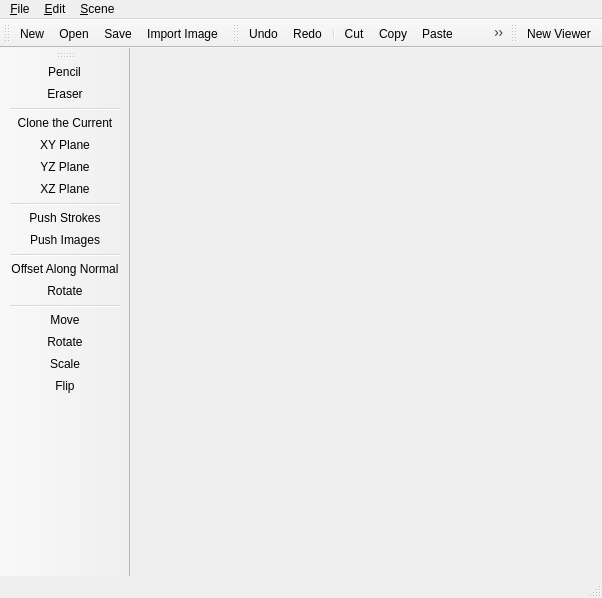
<?xml version="1.0" encoding="UTF-8"?>
<ui version="4.0">
 <class>MainWindow</class>
 <widget class="QMainWindow" name="MainWindow">
  <property name="geometry">
   <rect>
    <x>0</x>
    <y>0</y>
    <width>602</width>
    <height>598</height>
   </rect>
  </property>
  <property name="windowTitle">
   <string>MainWindow</string>
  </property>
  <widget class="QWidget" name="m_centralwidget"/>
  <widget class="QStatusBar" name="m_statusbar"/>
  <widget class="QToolBar" name="m_toolBarFile">
   <property name="windowTitle">
    <string>File ToolBar</string>
   </property>
   <attribute name="toolBarArea">
    <enum>TopToolBarArea</enum>
   </attribute>
   <attribute name="toolBarBreak">
    <bool>false</bool>
   </attribute>
   <addaction name="m_actionNew"/>
   <addaction name="m_actionOpen"/>
   <addaction name="m_actionSave"/>
   <addaction name="m_actionImportImage"/>
  </widget>
  <widget class="QToolBar" name="m_toolBarEdit">
   <property name="windowTitle">
    <string>Edit ToolBar</string>
   </property>
   <attribute name="toolBarArea">
    <enum>TopToolBarArea</enum>
   </attribute>
   <attribute name="toolBarBreak">
    <bool>false</bool>
   </attribute>
   <addaction name="m_actionUndo"/>
   <addaction name="m_actionRedo"/>
   <addaction name="separator"/>
   <addaction name="m_actionCut"/>
   <addaction name="m_actionCopy"/>
   <addaction name="m_actionPaste"/>
   <addaction name="m_actionDelete"/>
  </widget>
  <widget class="QToolBar" name="m_toolBarScene">
   <property name="windowTitle">
    <string>Scene ToolBar</string>
   </property>
   <attribute name="toolBarArea">
    <enum>LeftToolBarArea</enum>
   </attribute>
   <attribute name="toolBarBreak">
    <bool>false</bool>
   </attribute>
   <addaction name="m_actionPencil"/>
   <addaction name="m_actionEraser"/>
   <addaction name="separator"/>
   <addaction name="m_actionCanvasClone"/>
   <addaction name="m_actionCanvasXY"/>
   <addaction name="m_actionCanvasYZ"/>
   <addaction name="m_actionCanvasXZ"/>
   <addaction name="separator"/>
   <addaction name="m_actionPushStrokes"/>
   <addaction name="m_actionPushImages"/>
   <addaction name="separator"/>
   <addaction name="m_actionOffset3D"/>
   <addaction name="m_actionRotate3D"/>
   <addaction name="separator"/>
   <addaction name="m_actionMove2D"/>
   <addaction name="m_actionRotate2D"/>
   <addaction name="m_actionScale2D"/>
   <addaction name="m_actionFlip2D"/>
  </widget>
  <widget class="QToolBar" name="m_toolBarViewer">
   <property name="windowTitle">
    <string>Viewer ToolBar</string>
   </property>
   <attribute name="toolBarArea">
    <enum>TopToolBarArea</enum>
   </attribute>
   <attribute name="toolBarBreak">
    <bool>false</bool>
   </attribute>
   <addaction name="m_actionNewViewer"/>
  </widget>
  <widget class="QMenuBar" name="m_menubar">
   <property name="geometry">
    <rect>
     <x>0</x>
     <y>0</y>
     <width>602</width>
     <height>25</height>
    </rect>
   </property>
   <property name="cursor">
    <cursorShape>ArrowCursor</cursorShape>
   </property>
   <widget class="QMenu" name="m_menuFile">
    <property name="title">
     <string>&amp;File</string>
    </property>
    <addaction name="m_actionOpen"/>
    <addaction name="separator"/>
    <addaction name="m_actionSave"/>
    <addaction name="m_actionSaveAs"/>
    <addaction name="separator"/>
    <addaction name="m_actionImportImage"/>
    <addaction name="separator"/>
    <addaction name="m_actionClose"/>
    <addaction name="separator"/>
    <addaction name="m_actionExit"/>
   </widget>
   <widget class="QMenu" name="m_menuEdit">
    <property name="title">
     <string>&amp;Edit</string>
    </property>
    <addaction name="m_actionUndo"/>
    <addaction name="m_actionRedo"/>
    <addaction name="separator"/>
    <addaction name="m_actionCut"/>
    <addaction name="m_actionCopy"/>
    <addaction name="m_actionPaste"/>
    <addaction name="m_actionDelete"/>
   </widget>
   <widget class="QMenu" name="m_menuScene">
    <property name="title">
     <string>&amp;Scene</string>
    </property>
    <widget class="QMenu" name="m_menuSketch">
     <property name="title">
      <string>&amp;Sketch</string>
     </property>
     <addaction name="m_actionPen"/>
     <addaction name="m_actionPencil"/>
     <addaction name="m_actionMarker"/>
     <addaction name="m_actionBrush"/>
    </widget>
    <widget class="QMenu" name="m_menuGeometry">
     <property name="title">
      <string>2D &amp;Geometry</string>
     </property>
     <addaction name="m_actionPolyline"/>
     <addaction name="m_actionRectangle"/>
     <addaction name="m_actionArc"/>
    </widget>
    <widget class="QMenu" name="m_menuPush">
     <property name="title">
      <string>&amp;Push</string>
     </property>
     <addaction name="m_actionPushStrokes"/>
     <addaction name="m_actionPushImages"/>
    </widget>
    <widget class="QMenu" name="m_menuEditCanvas">
     <property name="title">
      <string>Edit Canvas</string>
     </property>
     <addaction name="m_actionOffset3D"/>
     <addaction name="m_actionRotate3D"/>
    </widget>
    <widget class="QMenu" name="m_menuEditImage">
     <property name="title">
      <string>Edit Image</string>
     </property>
     <addaction name="m_actionMove2D"/>
     <addaction name="m_actionRotate2D"/>
     <addaction name="m_actionScale2D"/>
     <addaction name="m_actionFlip2D"/>
    </widget>
    <widget class="QMenu" name="m_menuCanvas">
     <property name="title">
      <string>New &amp;Canvas</string>
     </property>
     <addaction name="m_actionCanvasClone"/>
     <addaction name="m_actionCanvasXY"/>
     <addaction name="m_actionCanvasYZ"/>
     <addaction name="m_actionCanvasXZ"/>
    </widget>
    <widget class="QMenu" name="m_menuSetCanvases">
     <property name="title">
      <string>New Set of Canvases</string>
     </property>
     <addaction name="m_actionCanvasCircle"/>
     <addaction name="m_actionCanvasCross"/>
     <addaction name="m_actionCanvasStock"/>
    </widget>
    <addaction name="m_menuSketch"/>
    <addaction name="m_actionEraser"/>
    <addaction name="separator"/>
    <addaction name="m_menuCanvas"/>
    <addaction name="m_menuSetCanvases"/>
    <addaction name="separator"/>
    <addaction name="m_menuGeometry"/>
    <addaction name="separator"/>
    <addaction name="m_menuPush"/>
    <addaction name="separator"/>
    <addaction name="m_menuEditCanvas"/>
    <addaction name="m_menuEditImage"/>
   </widget>
   <addaction name="m_menuFile"/>
   <addaction name="m_menuEdit"/>
   <addaction name="m_menuScene"/>
  </widget>
  <action name="m_actionNew">
   <property name="icon">
    <iconset resource="../Icons/Icons.qrc">
     <normaloff>:/file-3x.png</normaloff>:/file-3x.png</iconset>
   </property>
   <property name="text">
    <string>&amp;New...</string>
   </property>
   <property name="shortcut">
    <string>Ctrl+N</string>
   </property>
  </action>
  <action name="m_actionOpen">
   <property name="icon">
    <iconset resource="../Icons/Icons.qrc">
     <normaloff>:/folder-3x.png</normaloff>:/folder-3x.png</iconset>
   </property>
   <property name="text">
    <string>&amp;Open...</string>
   </property>
   <property name="shortcut">
    <string>Ctrl+O</string>
   </property>
  </action>
  <action name="m_actionSave">
   <property name="icon">
    <iconset resource="../Icons/Icons.qrc">
     <normaloff>:/browser-3x.png</normaloff>:/browser-3x.png</iconset>
   </property>
   <property name="text">
    <string>&amp;Save</string>
   </property>
   <property name="shortcut">
    <string>Ctrl+S</string>
   </property>
  </action>
  <action name="m_actionSaveAs">
   <property name="text">
    <string>Save As...</string>
   </property>
  </action>
  <action name="m_actionImportImage">
   <property name="icon">
    <iconset resource="../Icons/Icons.qrc">
     <normaloff>:/image-3x.png</normaloff>:/image-3x.png</iconset>
   </property>
   <property name="text">
    <string>&amp;Import Image...</string>
   </property>
   <property name="shortcut">
    <string>Ctrl+I</string>
   </property>
  </action>
  <action name="m_actionUndo">
   <property name="icon">
    <iconset resource="../Icons/Icons.qrc">
     <normaloff>:/action-undo-3x.png</normaloff>:/action-undo-3x.png</iconset>
   </property>
   <property name="text">
    <string>&amp;Undo</string>
   </property>
   <property name="shortcut">
    <string>Ctrl+Z</string>
   </property>
  </action>
  <action name="m_actionRedo">
   <property name="icon">
    <iconset resource="../Icons/Icons.qrc">
     <normaloff>:/action-redo-3x.png</normaloff>:/action-redo-3x.png</iconset>
   </property>
   <property name="text">
    <string>&amp;Redo</string>
   </property>
   <property name="shortcut">
    <string>Ctrl+Shift+Z</string>
   </property>
  </action>
  <action name="m_actionCut">
   <property name="text">
    <string>C&amp;ut</string>
   </property>
   <property name="shortcut">
    <string>Ctrl+X</string>
   </property>
  </action>
  <action name="m_actionCopy">
   <property name="text">
    <string>&amp;Copy</string>
   </property>
   <property name="shortcut">
    <string>Ctrl+C</string>
   </property>
  </action>
  <action name="m_actionPaste">
   <property name="text">
    <string>&amp;Paste</string>
   </property>
   <property name="shortcut">
    <string>Ctrl+V</string>
   </property>
  </action>
  <action name="m_actionDelete">
   <property name="icon">
    <iconset resource="../Icons/Icons.qrc">
     <normaloff>:/trash-3x.png</normaloff>:/trash-3x.png</iconset>
   </property>
   <property name="text">
    <string>&amp;Delete</string>
   </property>
   <property name="shortcut">
    <string>Del</string>
   </property>
  </action>
  <action name="actionSelect_Canvas">
   <property name="text">
    <string>Select Canvas</string>
   </property>
  </action>
  <action name="actionSelect_All_Within_Canvas">
   <property name="text">
    <string>Select All Within Canvas</string>
   </property>
  </action>
  <action name="actionSelect_None_Within_Canvas">
   <property name="text">
    <string>Select None Within Canvas</string>
   </property>
  </action>
  <action name="m_actionOrbit">
   <property name="text">
    <string>&amp;Orbit</string>
   </property>
   <property name="shortcut">
    <string>O</string>
   </property>
  </action>
  <action name="m_actionPan">
   <property name="text">
    <string>&amp;Pan</string>
   </property>
   <property name="shortcut">
    <string>P</string>
   </property>
  </action>
  <action name="m_actionZoom">
   <property name="icon">
    <iconset resource="../Icons/Icons.qrc">
     <normaloff>:/magnifying-glass-3x.png</normaloff>:/magnifying-glass-3x.png</iconset>
   </property>
   <property name="text">
    <string>&amp;Zoom</string>
   </property>
   <property name="shortcut">
    <string>Z</string>
   </property>
  </action>
  <action name="m_actionPreviousView">
   <property name="text">
    <string>Previous View</string>
   </property>
  </action>
  <action name="m_actionNextView">
   <property name="text">
    <string>Next View</string>
   </property>
  </action>
  <action name="m_actionIso">
   <property name="text">
    <string>&amp;Isometric View</string>
   </property>
   <property name="shortcut">
    <string>A</string>
   </property>
  </action>
  <action name="m_actionHome">
   <property name="text">
    <string>&amp;Home View</string>
   </property>
   <property name="shortcut">
    <string>H</string>
   </property>
  </action>
  <action name="m_actionFront">
   <property name="text">
    <string>&amp;Front View</string>
   </property>
  </action>
  <action name="m_actionTop">
   <property name="text">
    <string>&amp;Top View</string>
   </property>
  </action>
  <action name="m_actionBottom">
   <property name="text">
    <string>&amp;Bottom view</string>
   </property>
  </action>
  <action name="m_actionBack">
   <property name="text">
    <string>B&amp;ack View</string>
   </property>
  </action>
  <action name="m_actionLeft">
   <property name="text">
    <string>&amp;Left View</string>
   </property>
  </action>
  <action name="m_actionRight">
   <property name="text">
    <string>&amp;Right View</string>
   </property>
  </action>
  <action name="m_actionContructionTools">
   <property name="icon">
    <iconset resource="../Icons/Icons.qrc">
     <normaloff>:/wrench-3x.png</normaloff>:/wrench-3x.png</iconset>
   </property>
   <property name="text">
    <string>Show contruction &amp;tools</string>
   </property>
  </action>
  <action name="m_actionEraser">
   <property name="icon">
    <iconset resource="../Icons/Icons.qrc">
     <normaloff>:/command-3x.png</normaloff>:/command-3x.png</iconset>
   </property>
   <property name="text">
    <string>&amp;Eraser</string>
   </property>
  </action>
  <action name="m_actionPencil">
   <property name="icon">
    <iconset resource="../Icons/Icons.qrc">
     <normaloff>:/pencil-3x.png</normaloff>:/pencil-3x.png</iconset>
   </property>
   <property name="text">
    <string>Pencil</string>
   </property>
  </action>
  <action name="m_actionMarker">
   <property name="icon">
    <iconset resource="../Icons/Icons.qrc">
     <normaloff>:/pencil-3x.png</normaloff>:/pencil-3x.png</iconset>
   </property>
   <property name="text">
    <string>Marker</string>
   </property>
  </action>
  <action name="m_actionBrush">
   <property name="icon">
    <iconset resource="../Icons/Icons.qrc">
     <normaloff>:/brush-3x.png</normaloff>:/brush-3x.png</iconset>
   </property>
   <property name="text">
    <string>Brush</string>
   </property>
  </action>
  <action name="m_actionPen">
   <property name="icon">
    <iconset resource="../Icons/Icons.qrc">
     <normaloff>:/pencil-3x.png</normaloff>:/pencil-3x.png</iconset>
   </property>
   <property name="text">
    <string>Pen</string>
   </property>
  </action>
  <action name="m_actionPolyline">
   <property name="text">
    <string>Polyline</string>
   </property>
  </action>
  <action name="m_actionRectangle">
   <property name="text">
    <string>Rectangle</string>
   </property>
  </action>
  <action name="m_actionArc">
   <property name="text">
    <string>Arc</string>
   </property>
  </action>
  <action name="m_actionPushStrokes">
   <property name="icon">
    <iconset resource="../Icons/Icons.qrc">
     <normaloff>:/basket-3x.png</normaloff>:/basket-3x.png</iconset>
   </property>
   <property name="text">
    <string>Push Strokes</string>
   </property>
  </action>
  <action name="m_actionPushImages">
   <property name="icon">
    <iconset resource="../Icons/Icons.qrc">
     <normaloff>:/puzzle-piece-3x.png</normaloff>:/puzzle-piece-3x.png</iconset>
   </property>
   <property name="text">
    <string>Push Images</string>
   </property>
  </action>
  <action name="m_actionOffset3D">
   <property name="icon">
    <iconset resource="../Icons/Icons.qrc">
     <normaloff>:/layers-3x.png</normaloff>:/layers-3x.png</iconset>
   </property>
   <property name="text">
    <string>Offset Along Normal</string>
   </property>
  </action>
  <action name="m_actionRotate3D">
   <property name="icon">
    <iconset resource="../Icons/Icons.qrc">
     <normaloff>:/loop-circular-3x.png</normaloff>:/loop-circular-3x.png</iconset>
   </property>
   <property name="text">
    <string>Rotate</string>
   </property>
  </action>
  <action name="m_actionMove2D">
   <property name="icon">
    <iconset resource="../Icons/Icons.qrc">
     <normaloff>:/move-3x.png</normaloff>:/move-3x.png</iconset>
   </property>
   <property name="text">
    <string>Move</string>
   </property>
  </action>
  <action name="m_actionRotate2D">
   <property name="icon">
    <iconset resource="../Icons/Icons.qrc">
     <normaloff>:/reload-3x.png</normaloff>:/reload-3x.png</iconset>
   </property>
   <property name="text">
    <string>Rotate</string>
   </property>
  </action>
  <action name="m_actionScale2D">
   <property name="icon">
    <iconset resource="../Icons/Icons.qrc">
     <normaloff>:/resize-both-3x.png</normaloff>:/resize-both-3x.png</iconset>
   </property>
   <property name="text">
    <string>Scale</string>
   </property>
  </action>
  <action name="m_actionFlip2D">
   <property name="icon">
    <iconset resource="../Icons/Icons.qrc">
     <normaloff>:/fullscreen-exit-3x.png</normaloff>:/fullscreen-exit-3x.png</iconset>
   </property>
   <property name="text">
    <string>Flip</string>
   </property>
  </action>
  <action name="m_actionNewViewer">
   <property name="icon">
    <iconset resource="../Icons/Icons.qrc">
     <normaloff>:/monitor-3x.png</normaloff>:/monitor-3x.png</iconset>
   </property>
   <property name="text">
    <string>New Viewer</string>
   </property>
  </action>
  <action name="m_actionVirtualScreen">
   <property name="text">
    <string>Virtual Screen Mode</string>
   </property>
  </action>
  <action name="m_actionFullScreen">
   <property name="icon">
    <iconset resource="../Icons/Icons.qrc">
     <normaloff>:/fullscreen-enter-3x.png</normaloff>:/fullscreen-enter-3x.png</iconset>
   </property>
   <property name="text">
    <string>Full Screen</string>
   </property>
  </action>
  <action name="m_actionTwoScreen">
   <property name="text">
    <string>Two Screen Mode</string>
   </property>
  </action>
  <action name="actionCanvas_Manager">
   <property name="text">
    <string>Canvas Manager</string>
   </property>
  </action>
  <action name="actionBookmark_Manager">
   <property name="text">
    <string>Bookmark Manager</string>
   </property>
  </action>
  <action name="m_actionBookmark">
   <property name="icon">
    <iconset resource="../Icons/Icons.qrc">
     <normaloff>:/camera-slr-3x.png</normaloff>:/camera-slr-3x.png</iconset>
   </property>
   <property name="text">
    <string>&amp;Bookmark the View</string>
   </property>
  </action>
  <action name="m_actionClose">
   <property name="icon">
    <iconset resource="../Icons/Icons.qrc">
     <normaloff>:/circle-x-3x.png</normaloff>:/circle-x-3x.png</iconset>
   </property>
   <property name="text">
    <string>&amp;Close</string>
   </property>
   <property name="shortcut">
    <string>Ctrl+W</string>
   </property>
  </action>
  <action name="m_actionExit">
   <property name="icon">
    <iconset resource="../Icons/Icons.qrc">
     <normaloff>:/account-logout-3x.png</normaloff>:/account-logout-3x.png</iconset>
   </property>
   <property name="text">
    <string>&amp;Exit</string>
   </property>
   <property name="shortcut">
    <string>Ctrl+Q</string>
   </property>
  </action>
  <action name="m_actionCanvasClone">
   <property name="icon">
    <iconset resource="../Icons/Icons.qrc">
     <normaloff>:/comment-square-3x.png</normaloff>:/comment-square-3x.png</iconset>
   </property>
   <property name="text">
    <string>Clone the Current</string>
   </property>
  </action>
  <action name="m_actionCanvasXY">
   <property name="icon">
    <iconset resource="../Icons/Icons.qrc">
     <normaloff>:/flash-3x.png</normaloff>:/flash-3x.png</iconset>
   </property>
   <property name="text">
    <string>XY Plane</string>
   </property>
  </action>
  <action name="m_actionCanvasYZ">
   <property name="icon">
    <iconset resource="../Icons/Icons.qrc">
     <normaloff>:/flag-3x.png</normaloff>:/flag-3x.png</iconset>
   </property>
   <property name="text">
    <string>YZ Plane</string>
   </property>
  </action>
  <action name="m_actionCanvasXZ">
   <property name="icon">
    <iconset resource="../Icons/Icons.qrc">
     <normaloff>:/fire-3x.png</normaloff>:/fire-3x.png</iconset>
   </property>
   <property name="text">
    <string>XZ Plane</string>
   </property>
  </action>
  <action name="m_actionCanvasCircle">
   <property name="text">
    <string>Circle</string>
   </property>
  </action>
  <action name="m_actionCanvasCross">
   <property name="text">
    <string>Cross</string>
   </property>
  </action>
  <action name="m_actionCanvasStock">
   <property name="icon">
    <iconset resource="../Icons/Icons.qrc">
     <normaloff>:/ellipses-3x.png</normaloff>:/ellipses-3x.png</iconset>
   </property>
   <property name="text">
    <string>Stock</string>
   </property>
  </action>
 </widget>
 <resources>
  <include location="../Icons/Icons.qrc"/>
 </resources>
 <connections/>
</ui>
